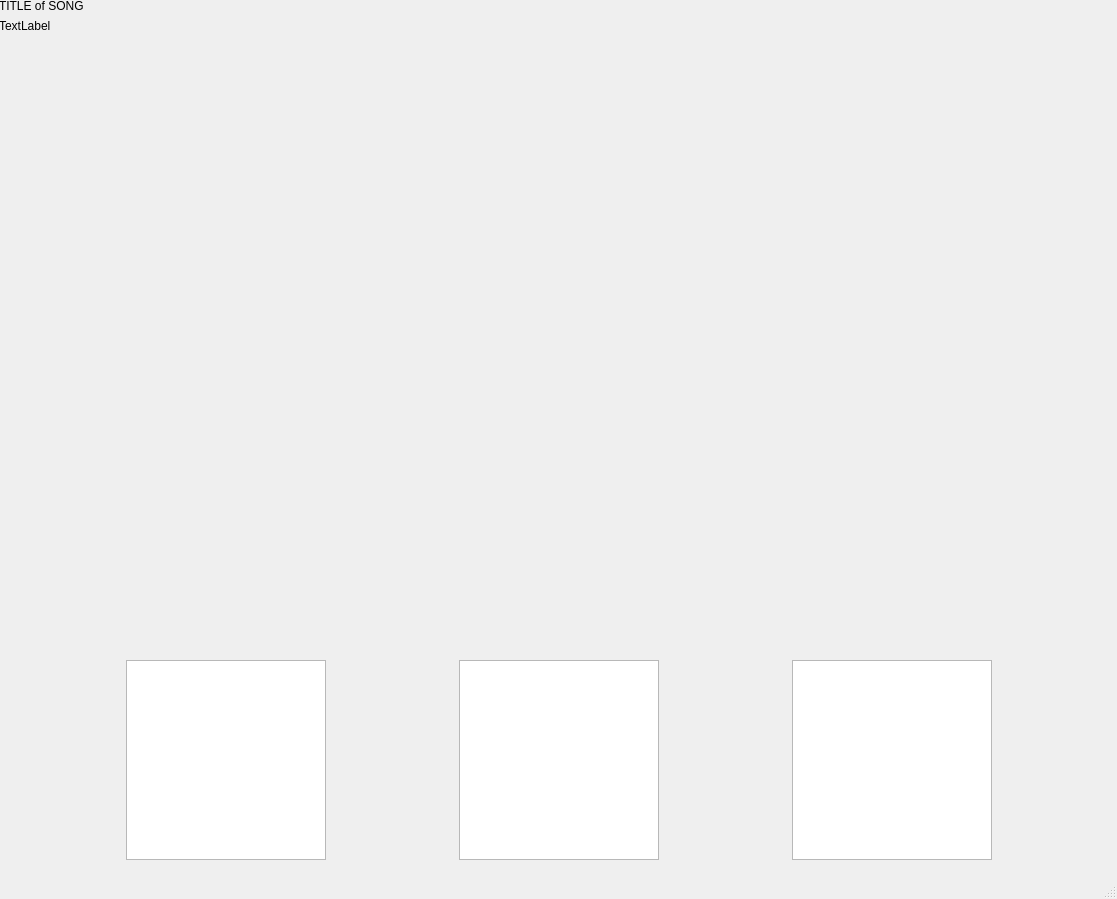
<?xml version="1.0" encoding="UTF-8"?>
<ui version="4.0">
 <class>MainWindow</class>
 <widget class="QMainWindow" name="MainWindow">
  <property name="geometry">
   <rect>
    <x>0</x>
    <y>0</y>
    <width>1117</width>
    <height>899</height>
   </rect>
  </property>
  <property name="windowTitle">
   <string>MainWindow</string>
  </property>
  <widget class="QWidget" name="centralwidget">
   <widget class="QWidget" name="verticalLayoutWidget">
    <property name="geometry">
     <rect>
      <x>-1</x>
      <y>-1</y>
      <width>1121</width>
      <height>861</height>
     </rect>
    </property>
    <layout class="QVBoxLayout" name="verticalLayout">
     <item>
      <widget class="QLabel" name="label_2">
       <property name="text">
        <string>TITLE of SONG</string>
       </property>
      </widget>
     </item>
     <item>
      <widget class="QLabel" name="label">
       <property name="text">
        <string>TextLabel</string>
       </property>
      </widget>
     </item>
     <item>
      <spacer name="verticalSpacer">
       <property name="orientation">
        <enum>Qt::Vertical</enum>
       </property>
       <property name="sizeHint" stdset="0">
        <size>
         <width>20</width>
         <height>40</height>
        </size>
       </property>
      </spacer>
     </item>
     <item>
      <layout class="QHBoxLayout" name="horizontalLayout_2">
       <item>
        <widget class="QGraphicsView" name="stop">
         <property name="maximumSize">
          <size>
           <width>200</width>
           <height>200</height>
          </size>
         </property>
        </widget>
       </item>
       <item>
        <widget class="QGraphicsView" name="PlayPauseButton">
         <property name="maximumSize">
          <size>
           <width>200</width>
           <height>200</height>
          </size>
         </property>
        </widget>
       </item>
       <item>
        <widget class="QGraphicsView" name="restart">
         <property name="maximumSize">
          <size>
           <width>200</width>
           <height>200</height>
          </size>
         </property>
        </widget>
       </item>
      </layout>
     </item>
    </layout>
   </widget>
  </widget>
  <widget class="QMenuBar" name="menubar">
   <property name="geometry">
    <rect>
     <x>0</x>
     <y>0</y>
     <width>1117</width>
     <height>26</height>
    </rect>
   </property>
  </widget>
  <widget class="QStatusBar" name="statusbar"/>
 </widget>
 <resources/>
 <connections/>
</ui>
